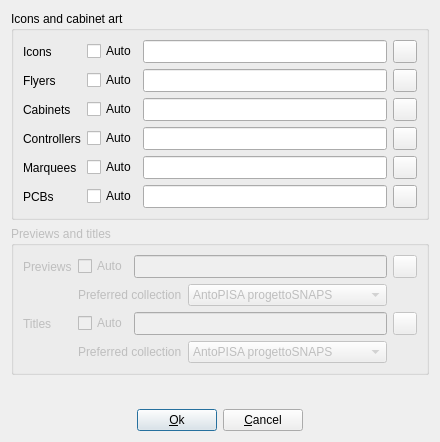
<?xml version="1.0" encoding="UTF-8"?>
<ui version="4.0">
 <class>MawsQuickDownloadSetup</class>
 <widget class="QDialog" name="MawsQuickDownloadSetup">
  <property name="geometry">
   <rect>
    <x>0</x>
    <y>0</y>
    <width>440</width>
    <height>442</height>
   </rect>
  </property>
  <property name="windowTitle">
   <string>MAWS quick download setup</string>
  </property>
  <layout class="QGridLayout" name="gridLayout">
   <item row="0" column="0">
    <widget class="QGroupBox" name="groupBoxIconsAndCabinetArt">
     <property name="title">
      <string>Icons and cabinet art</string>
     </property>
     <layout class="QGridLayout" name="gridLayout_3">
      <item row="1" column="0">
       <widget class="QLabel" name="labelFlyers">
        <property name="sizePolicy">
         <sizepolicy hsizetype="Maximum" vsizetype="Preferred">
          <horstretch>0</horstretch>
          <verstretch>0</verstretch>
         </sizepolicy>
        </property>
        <property name="text">
         <string>Flyers</string>
        </property>
       </widget>
      </item>
      <item row="1" column="1">
       <widget class="QCheckBox" name="checkBoxAutoFlyers">
        <property name="sizePolicy">
         <sizepolicy hsizetype="Fixed" vsizetype="Fixed">
          <horstretch>0</horstretch>
          <verstretch>0</verstretch>
         </sizepolicy>
        </property>
        <property name="toolTip">
         <string>Automatically download flyer images</string>
        </property>
        <property name="text">
         <string>Auto</string>
        </property>
       </widget>
      </item>
      <item row="1" column="2">
       <widget class="QLineEdit" name="lineEditFlyerDirectory">
        <property name="sizePolicy">
         <sizepolicy hsizetype="Expanding" vsizetype="Minimum">
          <horstretch>0</horstretch>
          <verstretch>0</verstretch>
         </sizepolicy>
        </property>
        <property name="toolTip">
         <string>Path to store flyer images</string>
        </property>
       </widget>
      </item>
      <item row="1" column="3">
       <widget class="QToolButton" name="toolButtonBrowseFlyerDirectory">
        <property name="sizePolicy">
         <sizepolicy hsizetype="Fixed" vsizetype="Minimum">
          <horstretch>0</horstretch>
          <verstretch>0</verstretch>
         </sizepolicy>
        </property>
        <property name="toolTip">
         <string>Browse path to store flyer images</string>
        </property>
        <property name="icon">
         <iconset resource="qmc2.qrc">
          <normaloff>:/data/img/fileopen.png</normaloff>:/data/img/fileopen.png</iconset>
        </property>
       </widget>
      </item>
      <item row="2" column="0">
       <widget class="QLabel" name="labelCabinets">
        <property name="sizePolicy">
         <sizepolicy hsizetype="Maximum" vsizetype="Preferred">
          <horstretch>0</horstretch>
          <verstretch>0</verstretch>
         </sizepolicy>
        </property>
        <property name="text">
         <string>Cabinets</string>
        </property>
       </widget>
      </item>
      <item row="2" column="1">
       <widget class="QCheckBox" name="checkBoxAutoCabinets">
        <property name="sizePolicy">
         <sizepolicy hsizetype="Fixed" vsizetype="Fixed">
          <horstretch>0</horstretch>
          <verstretch>0</verstretch>
         </sizepolicy>
        </property>
        <property name="toolTip">
         <string>Automatically download cabinet images</string>
        </property>
        <property name="text">
         <string>Auto</string>
        </property>
       </widget>
      </item>
      <item row="2" column="2">
       <widget class="QLineEdit" name="lineEditCabinetDirectory">
        <property name="sizePolicy">
         <sizepolicy hsizetype="Expanding" vsizetype="Minimum">
          <horstretch>0</horstretch>
          <verstretch>0</verstretch>
         </sizepolicy>
        </property>
        <property name="toolTip">
         <string>Path to store cabinet images</string>
        </property>
       </widget>
      </item>
      <item row="2" column="3">
       <widget class="QToolButton" name="toolButtonBrowseCabinetDirectory">
        <property name="sizePolicy">
         <sizepolicy hsizetype="Fixed" vsizetype="Minimum">
          <horstretch>0</horstretch>
          <verstretch>0</verstretch>
         </sizepolicy>
        </property>
        <property name="toolTip">
         <string>Browse path to store cabinet images</string>
        </property>
        <property name="icon">
         <iconset resource="qmc2.qrc">
          <normaloff>:/data/img/fileopen.png</normaloff>:/data/img/fileopen.png</iconset>
        </property>
       </widget>
      </item>
      <item row="3" column="0">
       <widget class="QLabel" name="labelControllers">
        <property name="sizePolicy">
         <sizepolicy hsizetype="Maximum" vsizetype="Preferred">
          <horstretch>0</horstretch>
          <verstretch>0</verstretch>
         </sizepolicy>
        </property>
        <property name="text">
         <string>Controllers</string>
        </property>
       </widget>
      </item>
      <item row="3" column="1">
       <widget class="QCheckBox" name="checkBoxAutoControllers">
        <property name="sizePolicy">
         <sizepolicy hsizetype="Fixed" vsizetype="Fixed">
          <horstretch>0</horstretch>
          <verstretch>0</verstretch>
         </sizepolicy>
        </property>
        <property name="toolTip">
         <string>Automatically download controller images</string>
        </property>
        <property name="text">
         <string>Auto</string>
        </property>
       </widget>
      </item>
      <item row="3" column="2">
       <widget class="QLineEdit" name="lineEditControllerDirectory">
        <property name="sizePolicy">
         <sizepolicy hsizetype="Expanding" vsizetype="Minimum">
          <horstretch>0</horstretch>
          <verstretch>0</verstretch>
         </sizepolicy>
        </property>
        <property name="toolTip">
         <string>Path to store controller images</string>
        </property>
       </widget>
      </item>
      <item row="3" column="3">
       <widget class="QToolButton" name="toolButtonBrowseControllerDirectory">
        <property name="sizePolicy">
         <sizepolicy hsizetype="Fixed" vsizetype="Minimum">
          <horstretch>0</horstretch>
          <verstretch>0</verstretch>
         </sizepolicy>
        </property>
        <property name="toolTip">
         <string>Browse path to store controller images</string>
        </property>
        <property name="icon">
         <iconset resource="qmc2.qrc">
          <normaloff>:/data/img/fileopen.png</normaloff>:/data/img/fileopen.png</iconset>
        </property>
       </widget>
      </item>
      <item row="4" column="0">
       <widget class="QLabel" name="labelMarquees">
        <property name="sizePolicy">
         <sizepolicy hsizetype="Maximum" vsizetype="Preferred">
          <horstretch>0</horstretch>
          <verstretch>0</verstretch>
         </sizepolicy>
        </property>
        <property name="text">
         <string>Marquees</string>
        </property>
       </widget>
      </item>
      <item row="4" column="1">
       <widget class="QCheckBox" name="checkBoxAutoMarquees">
        <property name="sizePolicy">
         <sizepolicy hsizetype="Fixed" vsizetype="Fixed">
          <horstretch>0</horstretch>
          <verstretch>0</verstretch>
         </sizepolicy>
        </property>
        <property name="toolTip">
         <string>Automatically download marquee images</string>
        </property>
        <property name="text">
         <string>Auto</string>
        </property>
       </widget>
      </item>
      <item row="4" column="2">
       <widget class="QLineEdit" name="lineEditMarqueeDirectory">
        <property name="sizePolicy">
         <sizepolicy hsizetype="Expanding" vsizetype="Minimum">
          <horstretch>0</horstretch>
          <verstretch>0</verstretch>
         </sizepolicy>
        </property>
        <property name="toolTip">
         <string>Path to store marquee images</string>
        </property>
       </widget>
      </item>
      <item row="4" column="3">
       <widget class="QToolButton" name="toolButtonBrowseMarqueeDirectory">
        <property name="sizePolicy">
         <sizepolicy hsizetype="Fixed" vsizetype="Minimum">
          <horstretch>0</horstretch>
          <verstretch>0</verstretch>
         </sizepolicy>
        </property>
        <property name="toolTip">
         <string>Browse path to store marquee images</string>
        </property>
        <property name="icon">
         <iconset resource="qmc2.qrc">
          <normaloff>:/data/img/fileopen.png</normaloff>:/data/img/fileopen.png</iconset>
        </property>
       </widget>
      </item>
      <item row="5" column="0">
       <widget class="QLabel" name="labelPCBs">
        <property name="sizePolicy">
         <sizepolicy hsizetype="Maximum" vsizetype="Preferred">
          <horstretch>0</horstretch>
          <verstretch>0</verstretch>
         </sizepolicy>
        </property>
        <property name="text">
         <string>PCBs</string>
        </property>
       </widget>
      </item>
      <item row="5" column="1">
       <widget class="QCheckBox" name="checkBoxAutoPCBs">
        <property name="sizePolicy">
         <sizepolicy hsizetype="Fixed" vsizetype="Fixed">
          <horstretch>0</horstretch>
          <verstretch>0</verstretch>
         </sizepolicy>
        </property>
        <property name="toolTip">
         <string>Automatically download PCB images</string>
        </property>
        <property name="text">
         <string>Auto</string>
        </property>
       </widget>
      </item>
      <item row="5" column="2">
       <widget class="QLineEdit" name="lineEditPCBDirectory">
        <property name="sizePolicy">
         <sizepolicy hsizetype="Expanding" vsizetype="Minimum">
          <horstretch>0</horstretch>
          <verstretch>0</verstretch>
         </sizepolicy>
        </property>
        <property name="toolTip">
         <string>Path to store PCB images</string>
        </property>
       </widget>
      </item>
      <item row="5" column="3">
       <widget class="QToolButton" name="toolButtonBrowsePCBDirectory">
        <property name="sizePolicy">
         <sizepolicy hsizetype="Fixed" vsizetype="Minimum">
          <horstretch>0</horstretch>
          <verstretch>0</verstretch>
         </sizepolicy>
        </property>
        <property name="toolTip">
         <string>Browse path to store PCB images</string>
        </property>
        <property name="icon">
         <iconset resource="qmc2.qrc">
          <normaloff>:/data/img/fileopen.png</normaloff>:/data/img/fileopen.png</iconset>
        </property>
       </widget>
      </item>
      <item row="0" column="1">
       <widget class="QCheckBox" name="checkBoxAutoIcons">
        <property name="sizePolicy">
         <sizepolicy hsizetype="Fixed" vsizetype="Fixed">
          <horstretch>0</horstretch>
          <verstretch>0</verstretch>
         </sizepolicy>
        </property>
        <property name="toolTip">
         <string>Automatically download icon images</string>
        </property>
        <property name="text">
         <string>Auto</string>
        </property>
       </widget>
      </item>
      <item row="0" column="2">
       <widget class="QLineEdit" name="lineEditIconDirectory">
        <property name="sizePolicy">
         <sizepolicy hsizetype="Expanding" vsizetype="Minimum">
          <horstretch>0</horstretch>
          <verstretch>0</verstretch>
         </sizepolicy>
        </property>
        <property name="toolTip">
         <string>Path to store icon images</string>
        </property>
       </widget>
      </item>
      <item row="0" column="3">
       <widget class="QToolButton" name="toolButtonBrowseIconDirectory">
        <property name="sizePolicy">
         <sizepolicy hsizetype="Fixed" vsizetype="Minimum">
          <horstretch>0</horstretch>
          <verstretch>0</verstretch>
         </sizepolicy>
        </property>
        <property name="toolTip">
         <string>Browse path to store icon images</string>
        </property>
        <property name="icon">
         <iconset resource="qmc2.qrc">
          <normaloff>:/data/img/fileopen.png</normaloff>:/data/img/fileopen.png</iconset>
        </property>
       </widget>
      </item>
      <item row="0" column="0">
       <widget class="QLabel" name="labelIcons">
        <property name="sizePolicy">
         <sizepolicy hsizetype="Maximum" vsizetype="Preferred">
          <horstretch>0</horstretch>
          <verstretch>0</verstretch>
         </sizepolicy>
        </property>
        <property name="text">
         <string>Icons</string>
        </property>
       </widget>
      </item>
     </layout>
    </widget>
   </item>
   <item row="1" column="0">
    <widget class="QGroupBox" name="groupBoxPreviewsAndTitles">
     <property name="enabled">
      <bool>false</bool>
     </property>
     <property name="title">
      <string>Previews and titles</string>
     </property>
     <layout class="QGridLayout" name="gridLayout_2">
      <item row="0" column="0">
       <widget class="QLabel" name="labelPreviews">
        <property name="sizePolicy">
         <sizepolicy hsizetype="Maximum" vsizetype="Preferred">
          <horstretch>0</horstretch>
          <verstretch>0</verstretch>
         </sizepolicy>
        </property>
        <property name="text">
         <string>Previews</string>
        </property>
       </widget>
      </item>
      <item row="0" column="1">
       <widget class="QCheckBox" name="checkBoxAutoPreviews">
        <property name="sizePolicy">
         <sizepolicy hsizetype="Fixed" vsizetype="Fixed">
          <horstretch>0</horstretch>
          <verstretch>0</verstretch>
         </sizepolicy>
        </property>
        <property name="toolTip">
         <string>Automatically download preview images</string>
        </property>
        <property name="text">
         <string>Auto</string>
        </property>
       </widget>
      </item>
      <item row="0" column="2">
       <widget class="QLineEdit" name="lineEditPreviewDirectory">
        <property name="sizePolicy">
         <sizepolicy hsizetype="Expanding" vsizetype="Minimum">
          <horstretch>0</horstretch>
          <verstretch>0</verstretch>
         </sizepolicy>
        </property>
        <property name="toolTip">
         <string>Path to store preview images</string>
        </property>
       </widget>
      </item>
      <item row="0" column="3">
       <widget class="QToolButton" name="toolButtonBrowsePreviewDirectory">
        <property name="sizePolicy">
         <sizepolicy hsizetype="Fixed" vsizetype="Minimum">
          <horstretch>0</horstretch>
          <verstretch>0</verstretch>
         </sizepolicy>
        </property>
        <property name="toolTip">
         <string>Browse path to store preview images</string>
        </property>
        <property name="icon">
         <iconset resource="qmc2.qrc">
          <normaloff>:/data/img/fileopen.png</normaloff>:/data/img/fileopen.png</iconset>
        </property>
       </widget>
      </item>
      <item row="1" column="1" colspan="2">
       <layout class="QHBoxLayout" name="horizontalLayout_2">
        <item>
         <widget class="QLabel" name="labelPreferredPreviewCollection">
          <property name="enabled">
           <bool>false</bool>
          </property>
          <property name="text">
           <string>Preferred collection</string>
          </property>
         </widget>
        </item>
        <item>
         <widget class="QComboBox" name="comboBoxPreferredPreviewCollection">
          <property name="enabled">
           <bool>false</bool>
          </property>
          <property name="sizePolicy">
           <sizepolicy hsizetype="MinimumExpanding" vsizetype="Fixed">
            <horstretch>0</horstretch>
            <verstretch>0</verstretch>
           </sizepolicy>
          </property>
          <property name="toolTip">
           <string>Select the preferred image collection for in-game previews (auto-download)</string>
          </property>
          <item>
           <property name="text">
            <string>AntoPISA progettoSNAPS</string>
           </property>
          </item>
          <item>
           <property name="text">
            <string>MAME World Snap Collection</string>
           </property>
          </item>
          <item>
           <property name="text">
            <string>CrashTest Snap Collection</string>
           </property>
          </item>
          <item>
           <property name="text">
            <string>Enaitz Jar Snaps</string>
           </property>
          </item>
         </widget>
        </item>
       </layout>
      </item>
      <item row="2" column="0">
       <widget class="QLabel" name="labelTitles">
        <property name="sizePolicy">
         <sizepolicy hsizetype="Maximum" vsizetype="Preferred">
          <horstretch>0</horstretch>
          <verstretch>0</verstretch>
         </sizepolicy>
        </property>
        <property name="text">
         <string>Titles</string>
        </property>
       </widget>
      </item>
      <item row="2" column="1">
       <widget class="QCheckBox" name="checkBoxAutoTitles">
        <property name="sizePolicy">
         <sizepolicy hsizetype="Fixed" vsizetype="Fixed">
          <horstretch>0</horstretch>
          <verstretch>0</verstretch>
         </sizepolicy>
        </property>
        <property name="toolTip">
         <string>Automatically download title images</string>
        </property>
        <property name="text">
         <string>Auto</string>
        </property>
       </widget>
      </item>
      <item row="2" column="2">
       <widget class="QLineEdit" name="lineEditTitleDirectory">
        <property name="sizePolicy">
         <sizepolicy hsizetype="Expanding" vsizetype="Minimum">
          <horstretch>0</horstretch>
          <verstretch>0</verstretch>
         </sizepolicy>
        </property>
        <property name="toolTip">
         <string>Path to store title images</string>
        </property>
       </widget>
      </item>
      <item row="2" column="3">
       <widget class="QToolButton" name="toolButtonBrowseTitleDirectory">
        <property name="sizePolicy">
         <sizepolicy hsizetype="Fixed" vsizetype="Minimum">
          <horstretch>0</horstretch>
          <verstretch>0</verstretch>
         </sizepolicy>
        </property>
        <property name="toolTip">
         <string>Browse path to store title images</string>
        </property>
        <property name="icon">
         <iconset resource="qmc2.qrc">
          <normaloff>:/data/img/fileopen.png</normaloff>:/data/img/fileopen.png</iconset>
        </property>
       </widget>
      </item>
      <item row="3" column="1" colspan="2">
       <layout class="QHBoxLayout" name="horizontalLayout_3">
        <item>
         <widget class="QLabel" name="labelPreferredTitleCollection">
          <property name="enabled">
           <bool>false</bool>
          </property>
          <property name="text">
           <string>Preferred collection</string>
          </property>
         </widget>
        </item>
        <item>
         <widget class="QComboBox" name="comboBoxPreferredTitleCollection">
          <property name="enabled">
           <bool>false</bool>
          </property>
          <property name="sizePolicy">
           <sizepolicy hsizetype="MinimumExpanding" vsizetype="Fixed">
            <horstretch>0</horstretch>
            <verstretch>0</verstretch>
           </sizepolicy>
          </property>
          <property name="toolTip">
           <string>Select the preferred image collection for titles (auto-download)</string>
          </property>
          <item>
           <property name="text">
            <string>AntoPISA progettoSNAPS</string>
           </property>
          </item>
          <item>
           <property name="text">
            <string>CrashTest Snap Collection</string>
           </property>
          </item>
         </widget>
        </item>
       </layout>
      </item>
     </layout>
    </widget>
   </item>
   <item row="3" column="0">
    <layout class="QHBoxLayout" name="horizontalLayout">
     <item>
      <spacer name="horizontalSpacer1">
       <property name="sizePolicy">
        <sizepolicy hsizetype="Expanding" vsizetype="Minimum">
         <horstretch>0</horstretch>
         <verstretch>0</verstretch>
        </sizepolicy>
       </property>
       <property name="orientation">
        <enum>Qt::Horizontal</enum>
       </property>
       <property name="sizeType">
        <enum>QSizePolicy::Expanding</enum>
       </property>
       <property name="sizeHint" stdset="0">
        <size>
         <width>120</width>
         <height>0</height>
        </size>
       </property>
      </spacer>
     </item>
     <item>
      <widget class="QPushButton" name="pushButtonOk">
       <property name="toolTip">
        <string>Apply MAWS quick download setup and close dialog</string>
       </property>
       <property name="text">
        <string>&amp;Ok</string>
       </property>
       <property name="icon">
        <iconset resource="qmc2.qrc">
         <normaloff>:/data/img/yes.png</normaloff>:/data/img/yes.png</iconset>
       </property>
      </widget>
     </item>
     <item>
      <widget class="QPushButton" name="pushButtonCancel">
       <property name="toolTip">
        <string>Cancel MAWS quick download setup and close dialog</string>
       </property>
       <property name="text">
        <string>&amp;Cancel</string>
       </property>
       <property name="icon">
        <iconset resource="qmc2.qrc">
         <normaloff>:/data/img/no.png</normaloff>:/data/img/no.png</iconset>
       </property>
      </widget>
     </item>
     <item>
      <spacer name="horizontalSpacer2">
       <property name="sizePolicy">
        <sizepolicy hsizetype="Expanding" vsizetype="Minimum">
         <horstretch>0</horstretch>
         <verstretch>0</verstretch>
        </sizepolicy>
       </property>
       <property name="orientation">
        <enum>Qt::Horizontal</enum>
       </property>
       <property name="sizeType">
        <enum>QSizePolicy::Expanding</enum>
       </property>
       <property name="sizeHint" stdset="0">
        <size>
         <width>120</width>
         <height>0</height>
        </size>
       </property>
      </spacer>
     </item>
    </layout>
   </item>
   <item row="2" column="0">
    <spacer name="verticalSpacer">
     <property name="orientation">
      <enum>Qt::Vertical</enum>
     </property>
     <property name="sizeHint" stdset="0">
      <size>
       <width>0</width>
       <height>0</height>
      </size>
     </property>
    </spacer>
   </item>
  </layout>
 </widget>
 <tabstops>
  <tabstop>checkBoxAutoIcons</tabstop>
  <tabstop>lineEditIconDirectory</tabstop>
  <tabstop>toolButtonBrowseIconDirectory</tabstop>
  <tabstop>checkBoxAutoFlyers</tabstop>
  <tabstop>lineEditFlyerDirectory</tabstop>
  <tabstop>toolButtonBrowseFlyerDirectory</tabstop>
  <tabstop>checkBoxAutoCabinets</tabstop>
  <tabstop>lineEditCabinetDirectory</tabstop>
  <tabstop>toolButtonBrowseCabinetDirectory</tabstop>
  <tabstop>checkBoxAutoControllers</tabstop>
  <tabstop>lineEditControllerDirectory</tabstop>
  <tabstop>toolButtonBrowseControllerDirectory</tabstop>
  <tabstop>checkBoxAutoMarquees</tabstop>
  <tabstop>lineEditMarqueeDirectory</tabstop>
  <tabstop>toolButtonBrowseMarqueeDirectory</tabstop>
  <tabstop>checkBoxAutoPCBs</tabstop>
  <tabstop>lineEditPCBDirectory</tabstop>
  <tabstop>toolButtonBrowsePCBDirectory</tabstop>
  <tabstop>checkBoxAutoPreviews</tabstop>
  <tabstop>lineEditPreviewDirectory</tabstop>
  <tabstop>toolButtonBrowsePreviewDirectory</tabstop>
  <tabstop>comboBoxPreferredPreviewCollection</tabstop>
  <tabstop>checkBoxAutoTitles</tabstop>
  <tabstop>lineEditTitleDirectory</tabstop>
  <tabstop>toolButtonBrowseTitleDirectory</tabstop>
  <tabstop>comboBoxPreferredTitleCollection</tabstop>
  <tabstop>pushButtonOk</tabstop>
  <tabstop>pushButtonCancel</tabstop>
 </tabstops>
 <resources>
  <include location="qmc2.qrc"/>
 </resources>
 <connections>
  <connection>
   <sender>pushButtonOk</sender>
   <signal>clicked()</signal>
   <receiver>MawsQuickDownloadSetup</receiver>
   <slot>accept()</slot>
   <hints>
    <hint type="sourcelabel">
     <x>225</x>
     <y>348</y>
    </hint>
    <hint type="destinationlabel">
     <x>224</x>
     <y>467</y>
    </hint>
   </hints>
  </connection>
  <connection>
   <sender>pushButtonCancel</sender>
   <signal>clicked()</signal>
   <receiver>MawsQuickDownloadSetup</receiver>
   <slot>reject()</slot>
   <hints>
    <hint type="sourcelabel">
     <x>310</x>
     <y>348</y>
    </hint>
    <hint type="destinationlabel">
     <x>417</x>
     <y>474</y>
    </hint>
   </hints>
  </connection>
  <connection>
   <sender>checkBoxAutoPreviews</sender>
   <signal>toggled(bool)</signal>
   <receiver>labelPreferredPreviewCollection</receiver>
   <slot>setEnabled(bool)</slot>
   <hints>
    <hint type="sourcelabel">
     <x>109</x>
     <y>28</y>
    </hint>
    <hint type="destinationlabel">
     <x>110</x>
     <y>47</y>
    </hint>
   </hints>
  </connection>
  <connection>
   <sender>checkBoxAutoPreviews</sender>
   <signal>toggled(bool)</signal>
   <receiver>comboBoxPreferredPreviewCollection</receiver>
   <slot>setEnabled(bool)</slot>
   <hints>
    <hint type="sourcelabel">
     <x>120</x>
     <y>28</y>
    </hint>
    <hint type="destinationlabel">
     <x>221</x>
     <y>47</y>
    </hint>
   </hints>
  </connection>
  <connection>
   <sender>checkBoxAutoTitles</sender>
   <signal>toggled(bool)</signal>
   <receiver>labelPreferredTitleCollection</receiver>
   <slot>setEnabled(bool)</slot>
   <hints>
    <hint type="sourcelabel">
     <x>104</x>
     <y>238</y>
    </hint>
    <hint type="destinationlabel">
     <x>82</x>
     <y>261</y>
    </hint>
   </hints>
  </connection>
  <connection>
   <sender>checkBoxAutoTitles</sender>
   <signal>toggled(bool)</signal>
   <receiver>comboBoxPreferredTitleCollection</receiver>
   <slot>setEnabled(bool)</slot>
   <hints>
    <hint type="sourcelabel">
     <x>107</x>
     <y>242</y>
    </hint>
    <hint type="destinationlabel">
     <x>210</x>
     <y>264</y>
    </hint>
   </hints>
  </connection>
 </connections>
</ui>
